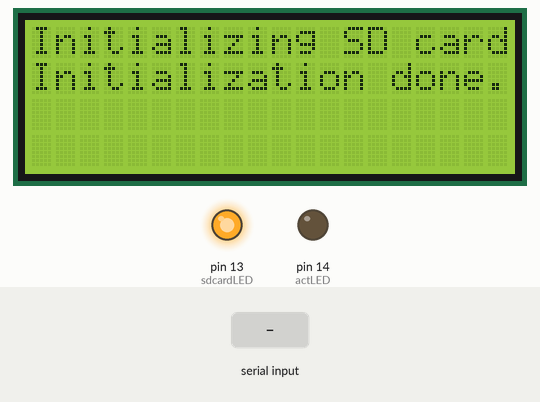
Simulated run of this sketch. Board: Arduino Uno, built with avr-gcc and run on an emulated ATmega328P. On the bench: 20×4 character LCD, output pins drawn as LEDs (lit = HIGH). The test bench sets the inputs (shaded band). Storage starts empty; what the sketch prints to the serial monitor is not drawn.

Above: at 5.2 s.
At 6.2 s:
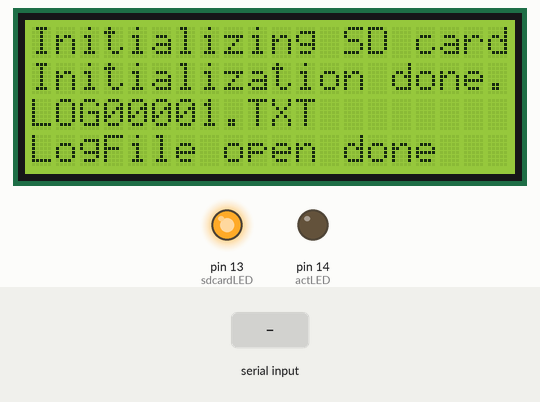
9.4 s: "1" received over the second serial link
At 10.5 s:
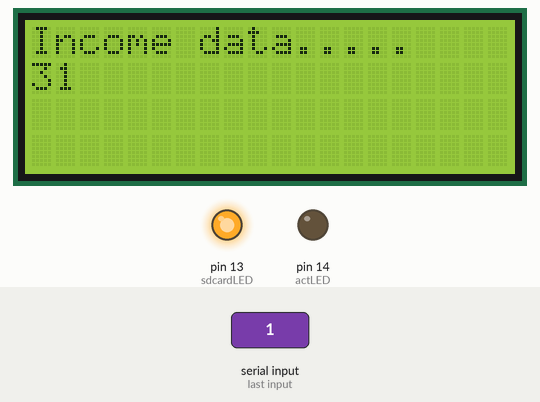
11.1 s: "0" received over the second serial link
At 12.3 s:
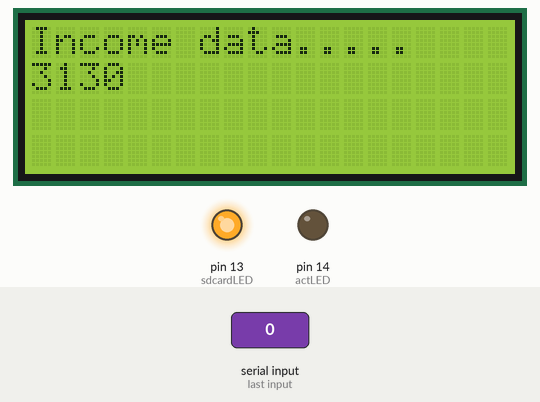
12.6 s: "2" received over the second serial link
At 13.8 s:
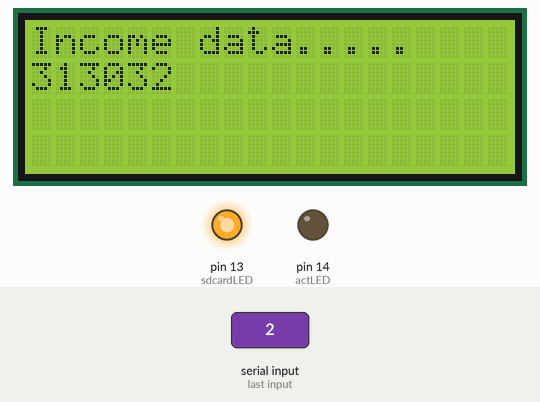
Timing chart, 0 to 15.6 s (numbered marks = the images above; inputs shaded):
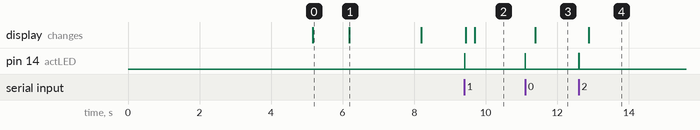

The sketch:

Basic_Serial_recorder_works_my.ino
```cpp
//Simple serial port logger
//SD CARD module connecting to MOSI, MISO, SCK, and SS PINS
// SDCARD LED ATMEGA PIN port 13 ---- 680Ohm RESISTOR ---- GND
// ACT LED ATMEGA PIN port 14 ------ 680Ohm RESISTOR ---- GND
// PUSH BUTTON ATMEGA port 1 ----- GND
// I2C liquid Crystal LCD ATMEGA SDA/SCL

// SPI and SD libraries. SPI for connecting SD card to SPI bus.
#include <SPI.h>
#include <Wire.h>
#include <SD.h>
#include <SoftwareSerial.h>
#include <LiquidCrystal_I2C.h>

//ATMEGA644 pins
const int sdPin = 4; //real pin 5 SSPIN!!!
int sdcardLED = 13;
int actLED = 14;
const int buttonPin = 1;
SoftwareSerial mySerial(10, 11); // RX, TX on ATMEGA 644 port 10 and port 11

LiquidCrystal_I2C lcd(0x3F,20,4); //Check LCD i2C address 0x3F is mine

byte byteRead;
int oldfilenumber = 0;
char newfilename[] = "LOG00000.TXT";
int col = 0;
int row = 1;
int buttonState;             // the current reading from the input pin
int lastButtonState = HIGH;   // the previous reading from the input pin
// File variable
File logFile;

unsigned long lastDebounceTime = 0;  // the last time the output pin was toggled
unsigned long debounceDelay = 50;    // the debounce time; increase if the output flickers
int status;


void setup() {
  // Serial output for when connected to computer
  Serial.begin(9600);
  mySerial.begin(1200);
  lcd.init();
  lcd.backlight();
  pinMode(sdcardLED, OUTPUT);
  pinMode(actLED, OUTPUT);
  digitalWrite(actLED, LOW);
  pinMode(buttonPin, INPUT_PULLUP);
  Serial.print("Initializing SD card...");
  lcd.setCursor(1,0);
  lcd.print("Serial port Logger");
  lcd.setCursor(5,1);
  lcd.print("Made by Tony");
  lcd.setCursor(8,3);
  lcd.print("2024");
  delay(5000);
  lcd.clear();
  lcd.setCursor(0,0);
  lcd.print("Initializing SD card");
  if(SD.begin(sdPin)) {
    Serial.println("Initialization done.");
    digitalWrite(sdcardLED, HIGH);
    lcd.setCursor(0,1);
    lcd.print("Initialization done.");
    delay(1000);
    makenewfile();
   }
  else {Serial.println("Initialization fail.");
  digitalWrite(sdcardLED, LOW);
  lcd.setCursor(0,1);
    lcd.print("Initialization fail.");
  }

 }

void loop() {
  int reading = digitalRead(buttonPin);
  if (reading != lastButtonState) {
    // reset the debouncing timer
    lastDebounceTime = millis();
  }

  if ((millis() - lastDebounceTime) > debounceDelay) {
    // whatever the reading is at, it's been there for longer than the debounce
    // delay, so take it as the actual current state:

    // if the button state has changed:
    if (reading != buttonState) {
      buttonState = reading;
      if (buttonState == LOW) {
        lcd.clear();
      lcd.setCursor(0,0);
        lcd.print("Create a new logFile");
        lcd.setCursor(0,1);
        lcd.print("Done");
      col = 0;
      makenewfile();
      lcd.setCursor(0,2);
      lcd.print(newfilename);
      lcd.setCursor(0,3);
      lcd.print("LogFile open done");
      delay(2000);
      lcd.clear();

      }
    }
  }
  lastButtonState = reading;

  logFile = SD.open(newfilename, FILE_WRITE);
  if (logFile) {
    while(mySerial.available()>0)
    {
    byteRead=mySerial.read();
    logFile.println(byteRead,HEX);
    // write temps to SD card
    //logFile.write(byteRead);
    digitalWrite(actLED, HIGH);
    delay(10);
    digitalWrite(actLED, LOW);
    //Serial.print(byteRead,HEX);
    Serial.print("col:");
    Serial.print(col);
    Serial.print("  row:");
    Serial.print(row);
    Serial.println();
    lcd.setCursor(0,0);
    lcd.print("Income data.....");
    delay(250);
    lcd.setCursor(col, row);
    lcd.print(byteRead,HEX);
    col = col+2;
    if (col > 18 && row <2){
      col = col-20;
      row = 2;
    }
    else if (col > 18 && row == 2){
    col = col-20;
    row = 3;
    }
    else if (col > 18 && row == 3){
      lcd.clear();
      col=0;
      row=1;
    }
  }
    logFile.close();
 }

}


void makenewfile(){
  int newfilenumber = oldfilenumber + 1;
  oldfilenumber = newfilenumber;
        //There is a max of 65534 logs
        if(newfilenumber > 65533)
        {
            printf(("!Too many logs:2!"));
            return; //Bail!
        }

        //Splice the new file number into this file name
        sprintf(newfilename, "LOG%05d.TXT", newfilenumber);
        //lcd.reset;
        Serial.print(newfilename);
        Serial.println();
        lcd.setCursor(0,2);
        lcd.print(newfilename);
        //logFile = SD.open(newfilename, FILE_WRITE);
        Serial.print("LogFile open done");
        Serial.println();
        lcd.setCursor(0,3);
        lcd.print("LogFile open done");
        delay(2000);
        lcd.clear();
        //logFile.write("byteRead");
        //logFile.close();
 }
```

Measured:
- after the input at 9.4 s, pin 14 (actLED): LOW → HIGH at once, → LOW 0.01 s later; the display: first changes at once (image 2 shows a later state)
- after the input at 11.1 s, pin 14 (actLED): LOW → HIGH at once, → LOW 0.01 s later; the display: changes after 0.28 s (image 3)
- after the input at 12.6 s, pin 14 (actLED): LOW → HIGH at once, → LOW 0.01 s later; the display: changes after 0.28 s (image 4)
- what the display in image 0 shows lasts 1.0 s, from 5.2 s to 6.2 s
- what the display in image 1 shows lasts 2.0 s, from 6.2 s to 8.2 s
